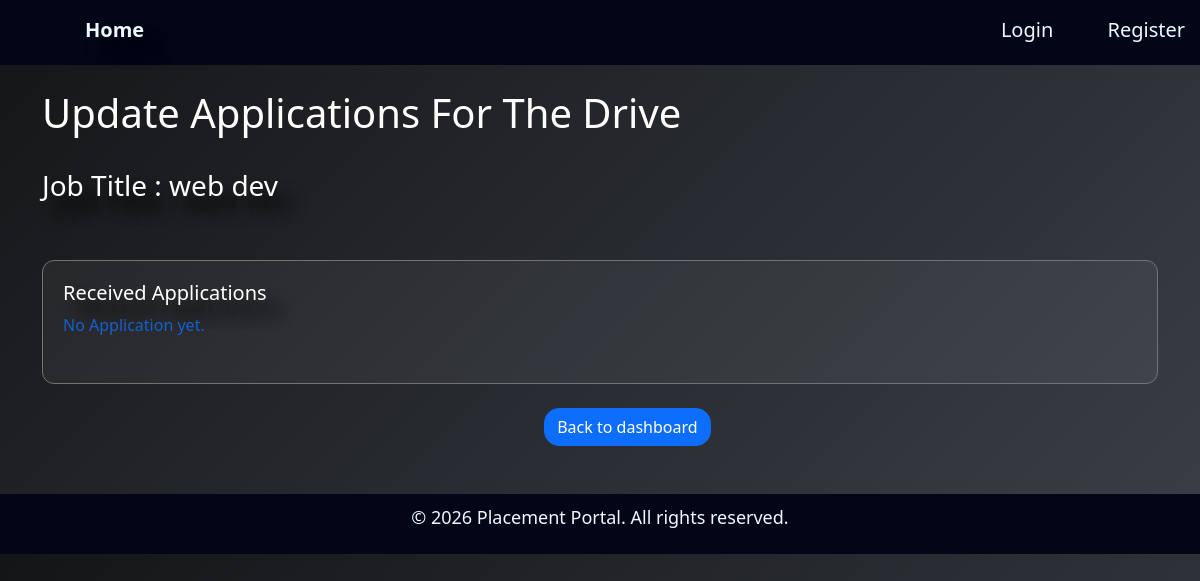
/view_drives/2, run on an earlier commit of the app's database.
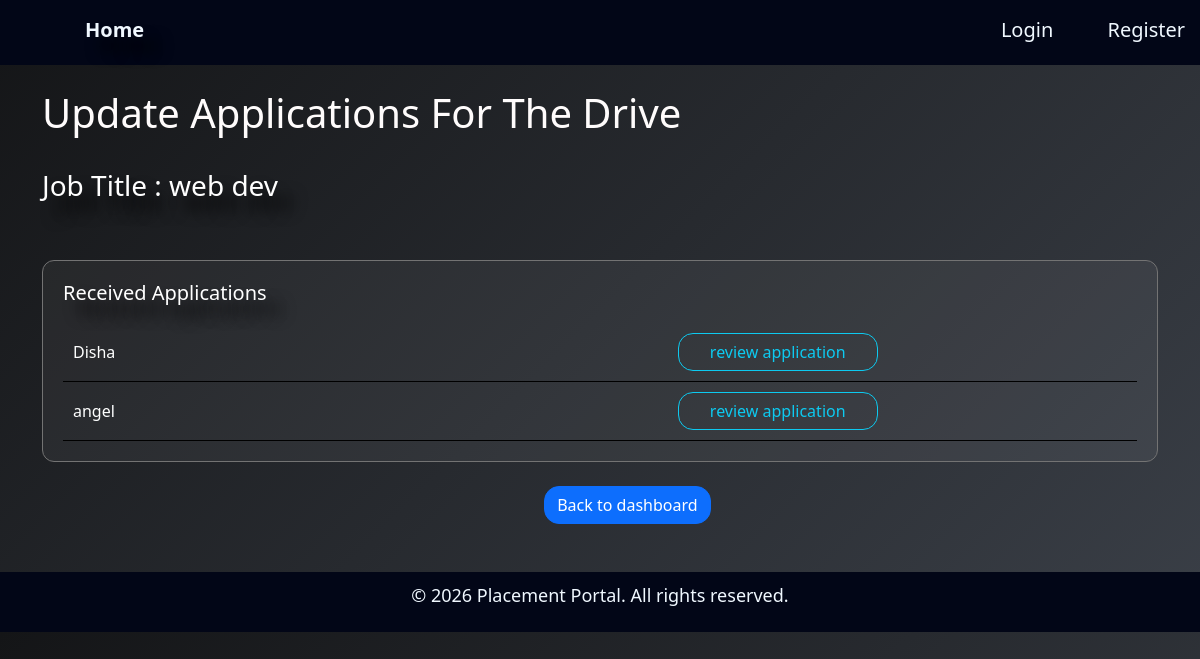
And on a later commit of the database.
### application/models.py (models this page shows)
class Application(db.Model):
    id = db.Column(db.Integer, primary_key=True)
    student_id = db.Column(db.Integer, db.ForeignKey('studentprofile.id'), nullable=False)
    drive_id = db.Column(db.Integer, db.ForeignKey('placementdrive.id'), nullable=False)
    application_date = db.Column(db.DateTime, default=datetime.utcnow)
    status = db.Column(db.String(50), default='Applied')  #Applied/Shortlisted/Selected/Rejected
    student = db.relationship('Studentprofile', back_populates='applications')
    drive = db.relationship('Placementdrive', back_populates='applications')

class Studentprofile(db.Model):
    id = db.Column(db.Integer, primary_key=True)
    user_id = db.Column(db.Integer, db.ForeignKey('user.id'), unique=True, nullable=False)
    student_name = db.Column(db.String(50), nullable=False)
    department = db.Column(db.String(150), nullable=False)
    cgpa = db.Column(db.Float, nullable=False)
    resume = db.Column(db.String(500))
    user = db.relationship('User', back_populates='student_profile')
    applications = db.relationship('Application', back_populates='student',cascade="all, delete")

### application/controllers.py (the view)
@app.route('/view_drives/<int:drive_id>')
def view_drives(drive_id):
   drive = Placementdrive.query.get(drive_id)
   if drive is None:
      abort(404)
   applications = Application.query.filter_by(drive_id=drive_id).all()
   return render_template('com_drive_update.html', drive=drive, applications=applications)

### templates/com_drive_update.html (shortened to what this page needs)
{% extends "base.html" %}
{% block content %}
<div  class="container">
   <h1>Update Applications For The Drive</h1><br>
   {% if drive %}
   <h3>Job Title : {{drive.job_title}}</h3><br>
   {% else %}
   <p style="color:#1461ce;"></p>
   {% endif %}
   <div class="card">
      <table>
         <h5>Received Applications</h5>
  <tbody>
    {% if applications %}
        {% for app in applications %}
    <tr>
      <td>{{app.student.student_name}}</td>
      <td><a href="{{url_for('review_application', app_id=app.id)}}" style=" width: 200px;" class="btn btn-outline-info">review application</a></td>
   </tr>
  </tbody>
  {% endfor %}
  {% else %}
  <p style="color:#1461ce;">No Application yet.</p>
  {% endif %}
</table>
   </div><br>
   <div>
      <a href="{{url_for('companydash')}}" class="btn btn-primary">Back to dashboard</a></div>
   </div>
{% endblock %}

What changed in the data, as far as the page shows it:
added Application: student.student_name "Disha"
added Application: student.student_name "angel"
Also different on the page:
text no longer shown: "No Application yet."
